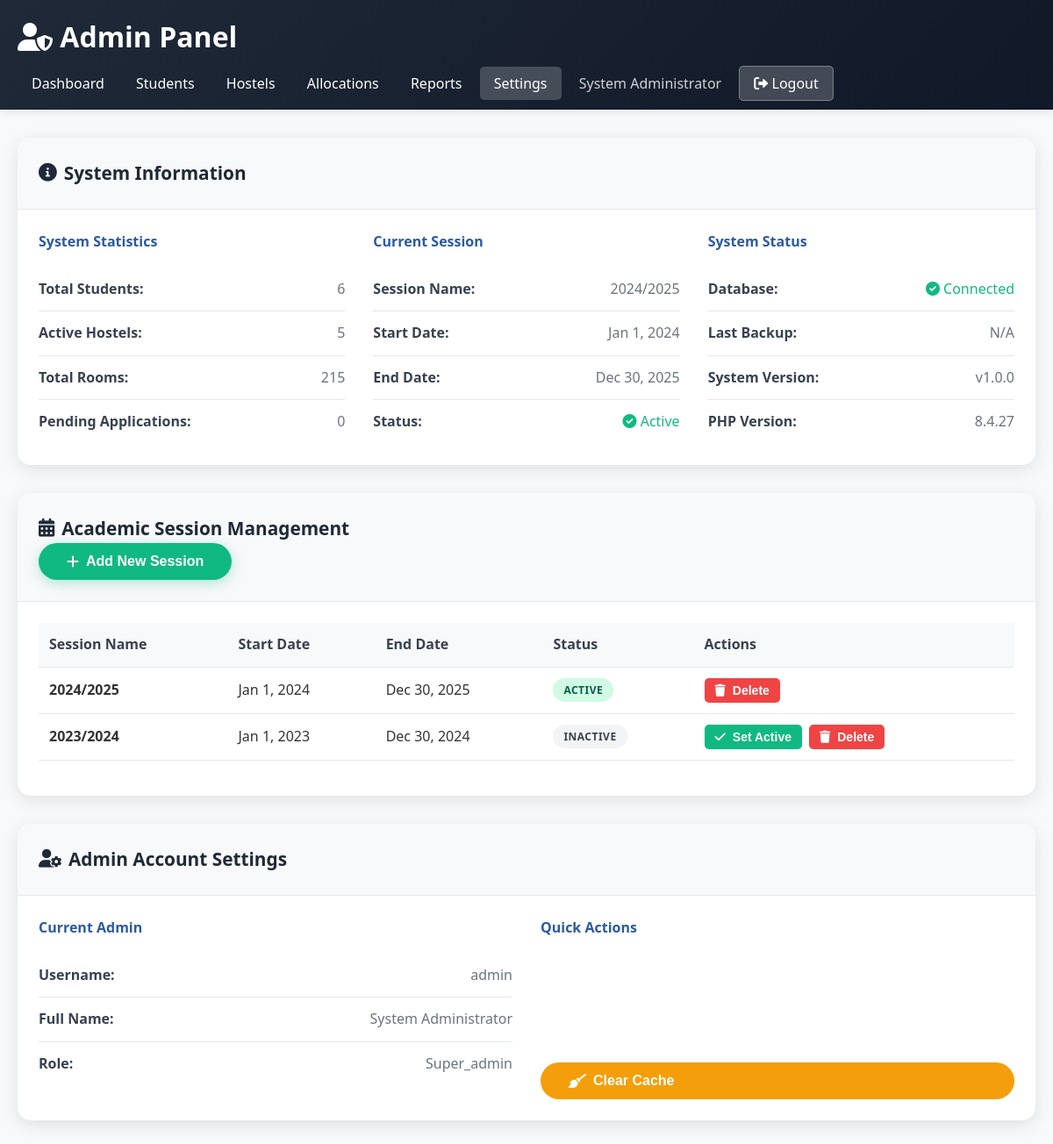
Screenshot of /admin/settings.php (signed in) with the database file from the repository.
### tables this page shows
CREATE TABLE `academic_sessions` (
  `id` int(11) NOT NULL,
  `session_name` varchar(20) NOT NULL,
  `start_date` date NOT NULL,
  `end_date` date NOT NULL,
  `is_active` enum('yes','no') DEFAULT 'no',
  `created_at` timestamp NOT NULL DEFAULT current_timestamp(),
  `updated_at` timestamp NOT NULL DEFAULT current_timestamp() ON UPDATE current_timestamp()
);

### config/database.php (called while the page is built, shortened)
<?php
class Database {
    private $host = DB_HOST;
    private $user = DB_USER;
    private $pass = DB_PASS;
    private $dbname = DB_NAME;
    public $dbh;
    private $stmt;
    public function __construct() {
        $dsn = 'mysql:host=' . $this->host . ';dbname=' . $this->dbname . ';charset=utf8mb4';
        $options = array(
            PDO::ATTR_PERSISTENT => false,
            PDO::ATTR_ERRMODE => PDO::ERRMODE_EXCEPTION,
            PDO::ATTR_DEFAULT_FETCH_MODE => PDO::FETCH_ASSOC
        );
        try {
            $this->dbh = new PDO($dsn, $this->user, $this->pass, $options);
        } catch(PDOException $e) {
            $this->error = $e->getMessage();
            die('Database connection failed: ' . $this->error);
        }
    }
    public function query($query) {
        $this->stmt = $this->dbh->prepare($query);
    }
    public function execute() {
        return $this->stmt->execute();
    }
    public function resultset() {
        $this->execute();
        return $this->stmt->fetchAll(PDO::FETCH_ASSOC);
    }
    public function single() {
        $this->execute();
        return $this->stmt->fetch(PDO::FETCH_ASSOC);
    }
}
?>

### includes/functions.php (called while the page is built, shortened)
<?php
require_once __DIR__ . '/../config/database.php';
function getActiveSession() {
    $db = new Database();
    $db->query('SELECT * FROM academic_sessions WHERE is_active = "yes" LIMIT 1');
    return $db->single();
}
function getAllSessions() {
    $db = new Database();
    $db->query('SELECT * FROM academic_sessions ORDER BY start_date DESC');
    return $db->resultset();
}
function getSystemStats() {
    $db = new Database();
    $stats = [];
    $db->query('SELECT COUNT(*) as count FROM students');
    $result = $db->single();
    $stats['totalStudents'] = $result['count'];
    $db->query('SELECT COUNT(*) as count FROM hostels WHERE status = "active"');
    $result = $db->single();
    $stats['totalHostels'] = $result['count'];
    $db->query('SELECT COUNT(*) as count FROM rooms');
    $result = $db->single();
    $stats['totalRooms'] = $result['count'];
    $db->query('SELECT COUNT(*) as count FROM rooms WHERE occupied > 0');
    $result = $db->single();
    $stats['occupiedRooms'] = $result['count'];
    $db->query('SELECT SUM(available_spaces) as total FROM hostels WHERE status = "active"');
    $result = $db->single();
    $stats['availableSpaces'] = $result['total'] ?? 0;
    $db->query('SELECT COUNT(*) as count FROM allocations WHERE admin_approved = "pending"');
    $result = $db->single();
    $stats['pendingAllocations'] = $result['count'];
    $db->query('SELECT COUNT(*) as count FROM allocations WHERE admin_approved = "approved"');
    $result = $db->single();
    $stats['approvedAllocations'] = $result['count'];
    return $stats;
}
?>

### admin/settings.php (the view, shortened to what this page needs)
<?php
require_once __DIR__ . '/../includes/functions.php';
$sessions = getAllSessions();
$activeSession = getActiveSession();
$stats = getSystemStats();
?>
<!DOCTYPE html>
<html lang="en">
<head>
    <link rel="stylesheet" href="../assets/css/style.css">
    <link href="https://cdnjs.cloudflare.com/ajax/libs/font-awesome/6.0.0/css/all.min.css" rel="stylesheet">
</head>
<body>
    <div class="dashboard">
        <div class="admin-header">
            <div class="container">
                <div class="admin-nav">
                    <h1><i class="fas fa-user-shield"></i> Admin Panel</h1>
                    <div>
                        <a href="dashboard.php">Dashboard</a>
                        <a href="students.php">Students</a>
                        <a href="hostels.php">Hostels</a>
                        <a href="allocations.php">Allocations</a>
                        <a href="reports.php">Reports</a>
                        <a href="settings.php" class="active">Settings</a>
                        <span style="margin: 0 1rem; color: rgba(255,255,255,0.8);">
                            <?php echo htmlspecialchars($_SESSION['admin_name']); ?>
                        </span>
                        <a href="logout.php" class="logout-btn">
                            <i class="fas fa-sign-out-alt"></i> Logout
                        </a>
                    </div>
                </div>
            </div>
        </div>
        <div class="container">
            <div class="admin-content">
                <div class="admin-card">
                    <div class="admin-card-header">
                        <h3><i class="fas fa-info-circle"></i> System Information</h3>
                    </div>
                    <div class="admin-card-body">
                        <div style="display: grid; grid-template-columns: repeat(auto-fit, minmax(250px, 1fr)); gap: 2rem;">
                            <div>
                                <h4 style="color: #2c5aa0; margin-bottom: 1rem;">System Statistics</h4>
                                <div class="info-item">
                                    <span class="info-label">Total Students:</span>
                                    <span class="info-value"><?php echo $stats['totalStudents']; ?></span>
                                </div>
                                <div class="info-item">
                                    <span class="info-label">Active Hostels:</span>
                                    <span class="info-value"><?php echo $stats['totalHostels']; ?></span>
                                </div>
                                <div class="info-item">
                                    <span class="info-label">Total Rooms:</span>
                                    <span class="info-value"><?php echo $stats['totalRooms']; ?></span>
                                </div>
                                <div class="info-item">
                                    <span class="info-label">Pending Applications:</span>
                                    <span class="info-value"><?php echo $stats['pendingAllocations']; ?></span>
                                </div>
                            </div>
                            <div>
                                <h4 style="color: #2c5aa0; margin-bottom: 1rem;">Current Session</h4>
                                <?php if ($activeSession): ?>
                                    <div class="info-item">
                                        <span class="info-label">Session Name:</span>
                                        <span class="info-value"><?php echo htmlspecialchars($activeSession['session_name']); ?></span>
                                    </div>
                                    <div class="info-item">
                                        <span class="info-label">Start Date:</span>
                                        <span class="info-value"><?php echo date('M j, Y', strtotime($activeSession['start_date'])); ?></span>
                                    </div>
                                    <div class="info-item">
                                        <span class="info-label">End Date:</span>
                                        <span class="info-value"><?php echo date('M j, Y', strtotime($activeSession['end_date'])); ?></span>
                                    </div>
                                    <div class="info-item">
                                        <span class="info-label">Status:</span>
                                        <span class="info-value" style="color: #10b981;">
                                            <i class="fas fa-check-circle"></i> Active
                                        </span>
                                    </div>
                                <?php endif; ?>
                            </div>
                            <div>
                                <h4 style="color: #2c5aa0; margin-bottom: 1rem;">System Status</h4>
                                <div class="info-item">
                                    <span class="info-label">Database:</span>
                                    <span class="info-value" style="color: #10b981;">
                                        <i class="fas fa-check-circle"></i> Connected
                                    </span>
                                </div>
                                <div class="info-item">
                                    <span class="info-label">Last Backup:</span>
                                    <span class="info-value">N/A</span>
                                </div>
                                <div class="info-item">
                                    <span class="info-label">System Version:</span>
                                    <span class="info-value">v1.0.0</span>
                                </div>
                                <div class="info-item">
                                    <span class="info-label">PHP Version:</span>
                                    <span class="info-value"><?php echo PHP_VERSION; ?></span>
                                </div>
                            </div>
                        </div>
                    </div>
                </div>
                <div class="admin-card">
                    <div class="admin-card-header">
                        <h3><i class="fas fa-calendar-alt"></i> Academic Session Management</h3>
                        <button class="btn btn-primary" data-modal="addSessionModal">
                            <i class="fas fa-plus"></i> Add New Session
                        </button>
                    </div>
                    <div class="admin-card-body">
                        <div class="table-responsive">
                            <table class="table">
                                <thead>
                                    <tr>
                                        <th>Session Name</th>
                                        <th>Start Date</th>
                                        <th>End Date</th>
                                        <th>Status</th>
                                        <th>Actions</th>
                                    </tr>
                                </thead>
                                <tbody>
                                    <?php if (empty($sessions)): ?>
                                        <tr>
                                            <td colspan="5" style="text-align: center; color: #666; padding: 2rem;">
                                                No academic sessions found. Add a new session to get started.
                                            </td>
                                        </tr>
                                    <?php else: ?>
                                        <?php foreach ($sessions as $session): ?>
                                            <tr>
                                                <td>
                                                    <strong><?php echo htmlspecialchars($session['session_name']); ?></strong>
                                                </td>
                                                <td><?php echo date('M j, Y', strtotime($session['start_date'])); ?></td>
                                                <td><?php echo date('M j, Y', strtotime($session['end_date'])); ?></td>
                                                <td>
                                                    <?php if ($session['is_active'] === 'yes'): ?>
                                                        <span class="badge badge-success">Active</span>
                                                    <?php else: ?>
                                                        <span class="badge badge-secondary">Inactive</span>
                                                    <?php endif; ?>
                                                </td>
                                                <td>
                                                    <div class="action-buttons">
                                                        <?php if ($session['is_active'] !== 'yes'): ?>
                                                            <form method="POST" style="display: inline;">
                                                                <button type="submit" name="set_active_session" class="btn btn-sm btn-success"
                                                                        onclick="return confirm('Set this as the active session?')">
                                                                    <i class="fas fa-check"></i> Set Active
                                                                </button>
                                                            </form>
                                                        <?php endif; ?>
                                                        <form method="POST" style="display: inline;">
                                                            <button type="submit" name="delete_session" class="btn btn-sm btn-danger"
                                                                    onclick="return confirm('Are you sure you want to delete this session?')">
                                                                <i class="fas fa-trash"></i> Delete
                                                            </button>
                                                        </form>
                                                    </div>
                                                </td>
                                            </tr>
                                        <?php endforeach; ?>
                                    <?php endif; ?>
                                </tbody>
                            </table>
                        </div>
                    </div>
                </div>
                <div class="admin-card">
                    <div class="admin-card-header">
                        <h3><i class="fas fa-user-cog"></i> Admin Account Settings</h3>
                    </div>
                    <div class="admin-card-body">
                        <div style="display: grid; grid-template-columns: repeat(auto-fit, minmax(300px, 1fr)); gap: 2rem;">
                            <div>
                                <h4 style="color: #2c5aa0; margin-bottom: 1rem;">Current Admin</h4>
                                <div class="info-item">
                                    <span class="info-label">Username:</span>
                                    <span class="info-value"><?php echo htmlspecialchars($_SESSION['admin_username']); ?></span>
                                </div>
                                <div class="info-item">
                                    <span class="info-label">Full Name:</span>
                                    <span class="info-value"><?php echo htmlspecialchars($_SESSION['admin_name']); ?></span>
                                </div>
                                <div class="info-item">
                                    <span class="info-label">Role:</span>
                                    <span class="info-value"><?php echo ucfirst($_SESSION['admin_role']); ?></span>
                                </div>
                            </div>
                            <div>
                                <h4 style="color: #2c5aa0; margin-bottom: 1rem;">Quick Actions</h4>
                                <div style="display: flex; flex-direction: column; gap: 1rem;">
                                    <button class="btn btn-secondary" onclick="alert('Password change feature coming soon')">
                                        <i class="fas fa-key"></i> Change Password
                                    </button>
                                    <button class="btn btn-secondary" onclick="alert('Backup feature coming soon')">
                                        <i class="fas fa-download"></i> Backup Database
                                    </button>
                                    <button class="btn btn-warning" onclick="clearCache()">
                                        <i class="fas fa-broom"></i> Clear Cache
                                    </button>
                                </div>
                            </div>
                        </div>
                    </div>
                </div>
            </div>
        </div>
    </div>
</body>
</html>

### rows the page displays
academic_sessions: session_name "2024/2025", start_date "Jan 1, 2024", end_date "Dec 30, 2025", is_active "ACTIVE"
academic_sessions: session_name "2023/2024", start_date "Jan 1, 2023", end_date "Dec 30, 2024", is_active "INACTIVE"

### other values shown
$_SESSION['admin_name'] "System Administrator"
$stats['totalStudents'] "6"
$stats['totalHostels'] "5"
$stats['totalRooms'] "215"
$stats['pendingAllocations'] "0"
PHP_VERSION "8.4.27"
$_SESSION['admin_username'] "admin"
$_SESSION['admin_role'] "Super_admin"
